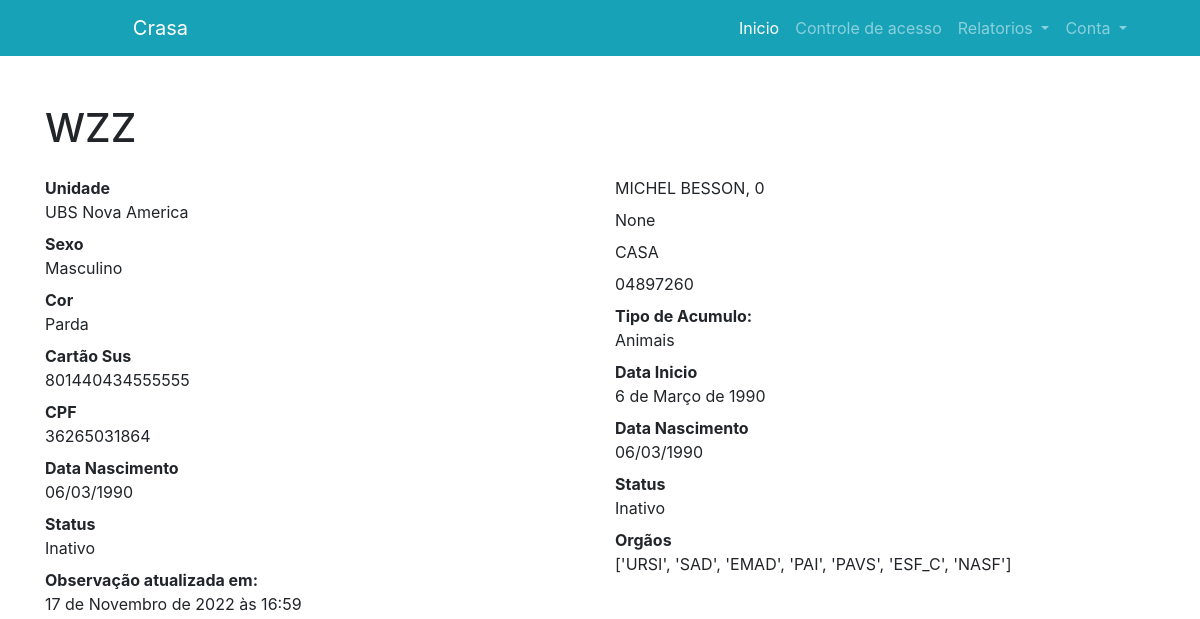
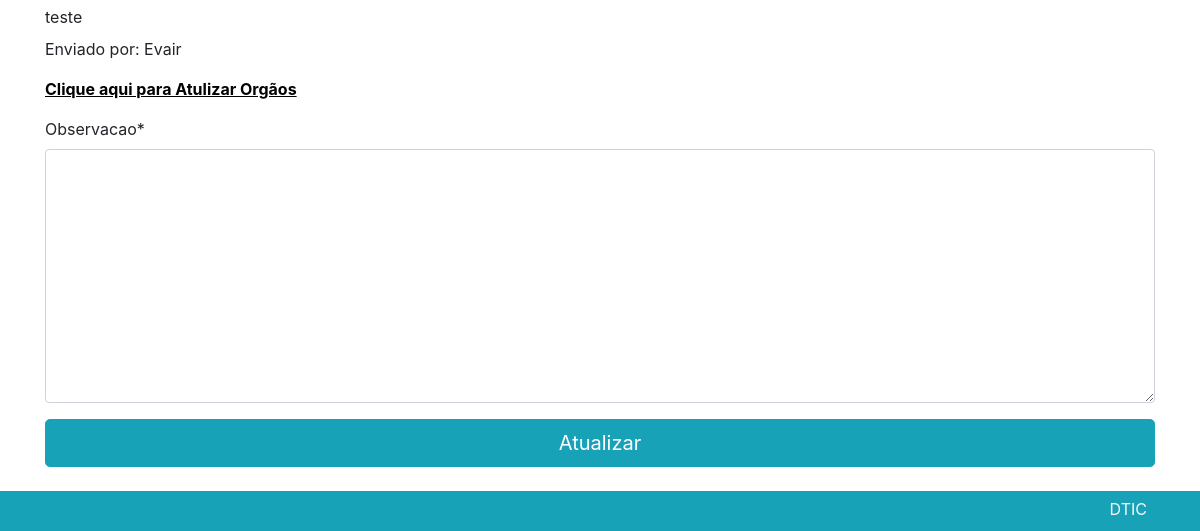
/detal/2 (signed in), run on an earlier commit of the app's database (2 pictures, top to bottom).
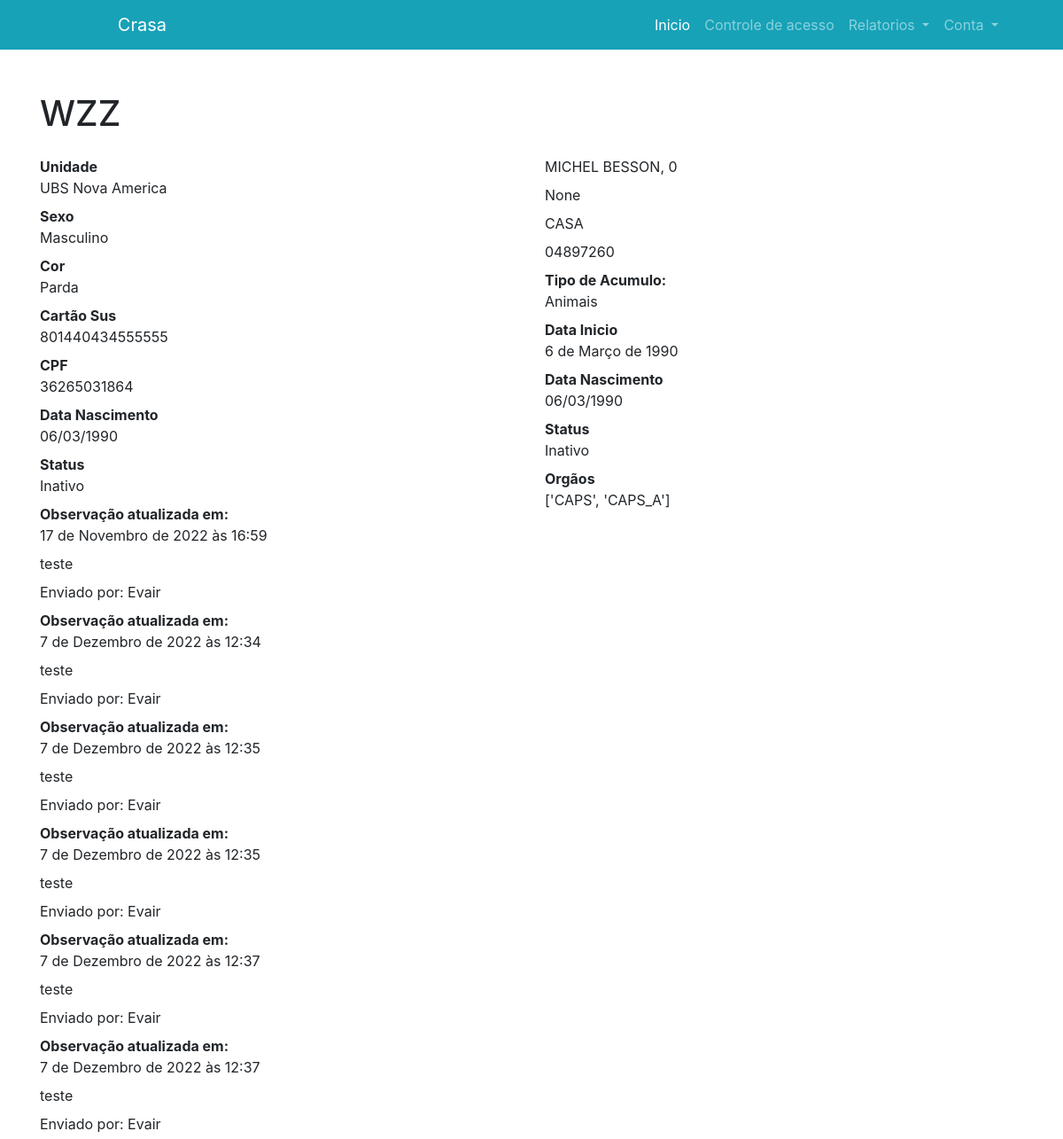
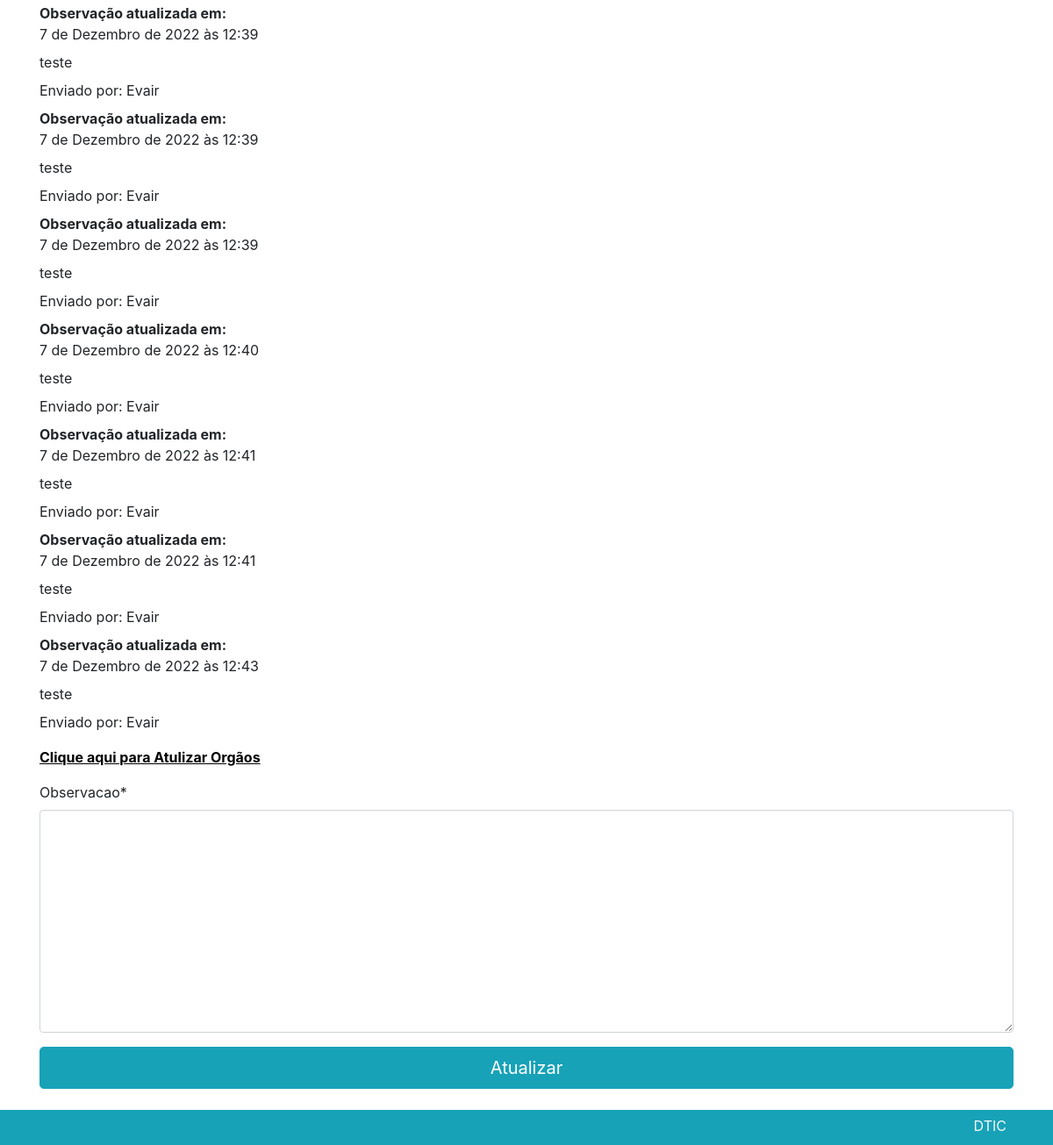
And on a later commit of the database (2 pictures, top to bottom).
### usuario/models.py (models this page shows, shortened)
class Observacao(models.Model):
    observacao = models.TextField()
    formulario_observacao = models.ForeignKey(Formulario, on_delete=models.CASCADE)
    data_observacao = models.DateTimeField(default=timezone.now)
    usuario_observacao = models.ForeignKey(User, on_delete=models.DO_NOTHING)

class Formulario(models.Model):
    unidade = models.ForeignKey(Unidade, on_delete=models.SET_NULL, null=True )
    iniciais = models.CharField(max_length=40, null=True)
    sexo = models.CharField(max_length=10, default=None, choices= (('Feminino', 'feminino'),('Masculino', 'masculino'),))
    Color = (
        ('Branca', 'branca'),
        ('Parda', 'parda'),
        ('Preta', 'preta'),
        ('Amarela', 'amarela'),
        ('Indigena', 'indigena'),
        ('ni', 'nao informado'),
    )
    cor = models.CharField(max_length=10, default=None, choices=Color)
    NaoInformado = (
        ('Nao Informado','Criança não possui'),
        ('Nao Informado','Pessoa se recusa fornecer'),
        ('Nao Informado','Pessoa com Condição CLinica ou Neurologica Grave'),
        ('Nao Informado','Pessoa Estrangeira'),
        ('Nao Informado','Pessoa com Transtorno Mental'),
    )
    cns = models.CharField(max_length=15, null=True, blank=True,verbose_name='CNS')
    cpf = models.CharField(max_length=11,null=True, blank=True, verbose_name='CPF')
    ni = models.BooleanField(default=False, verbose_name='Data Nascimento não Informada')
    dnasc = models.DateField(blank=True,null=True)
    cpfnaoinformado =  models.CharField(max_length=60,null=True,blank=True, choices=NaoInformado,verbose_name='CNS Não Informado')
    cnsnaoinformado =  models.CharField(max_length=60,null=True,blank=True, choices=NaoInformado,verbose_name='CNS Não Informado')
    end = models.CharField(max_length=255)
    numero = models.PositiveIntegerField(default=0)
    bairro = models.CharField(max_length=255, null=True)
    complemento = models.CharField(max_length=80, null=True, blank=True)
    cep = models.CharField(max_length=9, null=True, verbose_name='CEP')
    responsavel = models.CharField(max_length=55, null=True)
    tipo = models.CharField(max_length=10, default='materiais', choices= (('Materiais', 'materiais'),('Animais', 'animais'),('Ambos', 'ambos')))
    dtinicio = models.DateField(blank=True,null=True)
    situacao = models.CharField(max_length=10, default='ativo', choices= (('Ativo', 'ativo'),('Inativo', 'inativo')))
    orgaos = models.CharField(max_length=180, null=True)
    outros = models.CharField(verbose_name='Outros Orgãos', blank='True', max_length= 40)

### unidade/models.py (models this page shows)
class Unidade(models.Model):
    nome = models.CharField(max_length=80, null=True)
    supervisao = models.ForeignKey('Supervisao', on_delete=models.SET_NULL, null=True)
    def __str__(self):
        return self.nome

### usuario/views.py (the view, shortened to what this page needs)
# urls.py: path('detal/<int:contato_id>', views.ver_contato, name="detalhes"),
@login_required
@never_cache
def ver_contato(request, contato_id):
    formulario = models.Formulario.objects.filter(id=contato_id).first()
    contexto = {
        'contato': models.Formulario.objects.get(id=contato_id),
        'observacao': models.Observacao.objects.filter(formulario_observacao_id=contato_id),
        'observacaoform': forms.ObservacaoForm(data=request.POST or None),
        'orgaosform': forms.OrgaoAtualizar(data=request.POST or None, instance=formulario),
        }
    observacaoform = contexto['observacaoform']
    orgaosform = contexto['orgaosform']
    contato = contexto['contato']
    usuario = get_object_or_404(User, username=request.user.username)
    return render(request, 'formulario/detalhes.html', contexto)

### usuario/forms.py
class ObservacaoForm(forms.ModelForm):
  class Meta:
    model = models.Observacao
    fields = ('observacao',)

class OrgaoAtualizar(forms.ModelForm):
  orgaos = forms.MultipleChoiceField(required=False, widget=forms.CheckboxSelectMultiple,
                      choices=ORGAOS_CHOICE)
  class Meta:
    model = models.Formulario
    fields = ('orgaos',)

### usuario/templates/formulario/detalhes.html (shortened to what this page needs)
{% extends 'base.html' %}
{% load crispy_forms_tags %}
{% block content %}
  <div class="container">
    <h1 class="mt-5" >{{contato.iniciais}}</h1>
    <div class="row">
      <div class="col-6 mt-3">
        <dl>
          <dt>Unidade</dt>
          <dd>{{contato.unidade}}</dd>
          <dt>Sexo</dt>
          <dd>{{contato.sexo}}</dd>
          <dt>Cor</dt>
          <dd>{{contato.cor}}</dd>
          <dt>Cartão Sus</dt>
          <dd>{{contato.cns}}</dd>
          <dt>CPF</dt>
          <dd>{{contato.cpf}}</dd>
          <dt>Data Nascimento</dt>
          <dd>{{contato.dnasc|date:'d/m/Y'}}</dd>
          <dt>Status</dt>
          <dd>{{contato.situacao}}</dd>
          {% for p in observacao %}
            <dt>Observação atualizada em: </dt>
            <dd>{{p.data_observacao}}</dd>
            <dd>{{p.observacao}}</dd>
            <dd>Enviado por: {{p.usuario_observacao.first_name}} {{observacao.usuario_observacao.last_name}} </dd>
          {% endfor %}
        </dl>
      </div>
      <div class="col-6 mt-3">
      <dl>
        <dd>{{contato.end}}, {{contato.numero}}</dd>
        <dd>{{contato.bairro}}</dd>
        <dd>{{contato.complemento}}</dd>
        <dd>{{contato.cep}}</dd>
        <dt>Tipo de Acumulo:</dt>
        <dd>{{contato.tipo}}</dd>
        <dt>Data Inicio</dt>
        <dd>{{contato.dtinicio}}</dd>
        <dt>Data Nascimento</dt>
        <dd>{{contato.dnasc|date:'d/m/Y'}}</dd>
        <dt>Status</dt>
        <dd>{{contato.situacao}}</dd>
        <dt>Orgãos</dt>
        <dd>{{contato.orgaos}}</dd>
      </dl>
      </div>
    </div>
    <form action="" method="POST">
      <a style="color: black;" href="#collapseUnidade" data-toggle="collapse"><u><b>Clique aqui para Atulizar Orgãos</b></u></a>
                <p>
        {{ observacaoform|crispy }}
        <div class="row">
          <div class="col mb-4">
            <button type="submit" class='btn btn-primary btn-block btn-lg'>Atualizar</button>
          </div>
        </div>
      </form>
  </div>
{% endblock %}

What changed in the data, as far as the page shows it:
changed Formulario "WZZ": orgaos "['URSI', 'SAD', 'EMAD', 'PAI', 'PAVS', 'ESF_C', 'NASF']" → "['CAPS', 'CAPS_A']"
added Observacao: data_observacao "7 de Dezembro de 2022 às 12:34", observacao "teste", usuario_observacao.first_name "Evair"
added Observacao: data_observacao "7 de Dezembro de 2022 às 12:35", observacao "teste", usuario_observacao.first_name "Evair"
added Observacao: data_observacao "7 de Dezembro de 2022 às 12:35", observacao "teste", usuario_observacao.first_name "Evair"
added Observacao: data_observacao "7 de Dezembro de 2022 às 12:37", observacao "teste", usuario_observacao.first_name "Evair"
added Observacao: data_observacao "7 de Dezembro de 2022 às 12:37", observacao "teste", usuario_observacao.first_name "Evair"
added Observacao: data_observacao "7 de Dezembro de 2022 às 12:39", observacao "teste", usuario_observacao.first_name "Evair"
added Observacao: data_observacao "7 de Dezembro de 2022 às 12:39", observacao "teste", usuario_observacao.first_name "Evair"
added Observacao: data_observacao "7 de Dezembro de 2022 às 12:39", observacao "teste", usuario_observacao.first_name "Evair"
added Observacao: data_observacao "7 de Dezembro de 2022 às 12:40", observacao "teste", usuario_observacao.first_name "Evair"
added Observacao: data_observacao "7 de Dezembro de 2022 às 12:41", observacao "teste", usuario_observacao.first_name "Evair"
added Observacao: data_observacao "7 de Dezembro de 2022 às 12:41", observacao "teste", usuario_observacao.first_name "Evair"
added Observacao: data_observacao "7 de Dezembro de 2022 às 12:43", observacao "teste", usuario_observacao.first_name "Evair"
